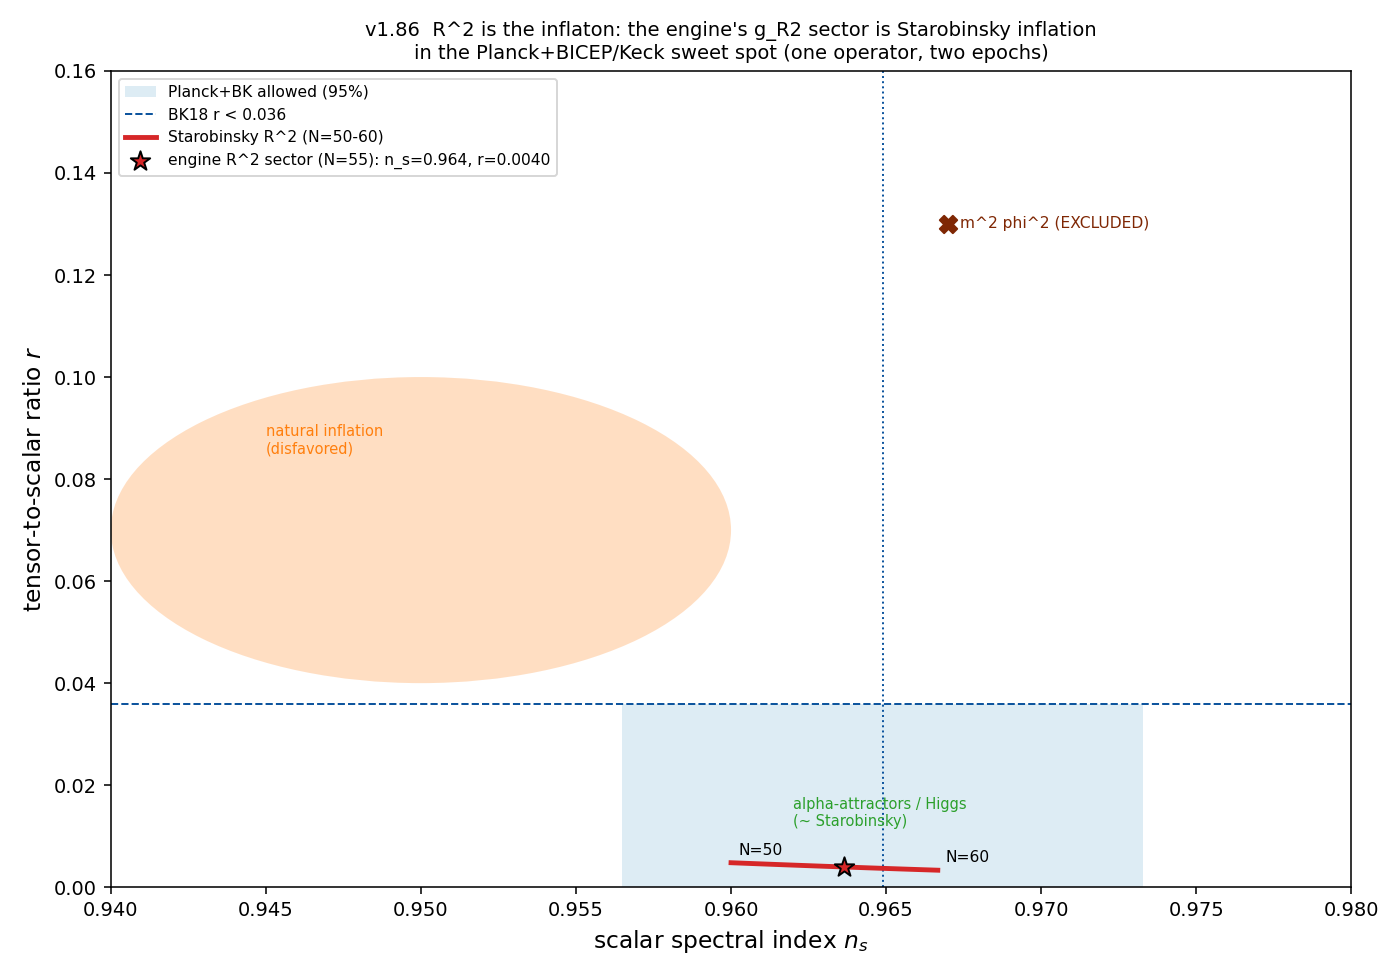

The Python source for this figure:
"""v1.86 - R^2 is the inflaton: the engine's g_R2 sector as Starobinsky inflation.

The SAME R^2 operator the engine uses as a dark-energy-scale scalaron (low cutoff
-> sub-mm fifth force, v1.77) is, at a HIGH cutoff (scalaron mass M ~ 3e13 GeV fixed
by the Planck amplitude A_s), the Starobinsky inflaton -- the observationally
favored single-field model. We plot the Starobinsky (n_s, r) prediction (N=50-60)
against the Planck 2018 + BICEP/Keck 2021 allowed region and the excluded classic
models, and state the multi-scale story honestly.

Run on Vulcan:  python experiments/inflation.py
"""
import json
import sys

import numpy as np
import matplotlib
matplotlib.use("Agg")
import matplotlib.pyplot as plt
from matplotlib.patches import Ellipse

sys.path.insert(0, "src")

from itb.gravitational_observables import StarobinskyInflation
from itb.predict import FRAMEWORKS

# Planck 2018 + BICEP/Keck 2021 (approx): n_s = 0.9649 +/- 0.0042, r < 0.036 (95%)
NS_MEAS, NS_SIG = 0.9649, 0.0042
R_UPPER = 0.036


def main():
    Ns = np.arange(50, 61)
    staro = [(1 - 2.0 / N, 12.0 / N ** 2) for N in Ns]
    ns55, r55 = StarobinskyInflation(55).n_s(), StarobinskyInflation(55).r()

    # consistency with Planck + BK
    ns_ok = abs(ns55 - NS_MEAS) < 2 * NS_SIG
    r_ok = r55 < R_UPPER
    consistent = ns_ok and r_ok

    # every consistent framework has g_R2 > 0 -> R^2 inflation viable
    viable = {name: StarobinskyInflation().viable(fw.encode())
              for name, fw in FRAMEWORKS.items()}
    n_viable = sum(viable.values())

    # ---- n_s - r plane ----
    fig, ax = plt.subplots(figsize=(10, 7))
    # Planck+BK allowed region (approx 95%): n_s band, r below upper limit
    ax.axhspan(0, R_UPPER, xmin=0, xmax=1, color="#cfe8cf", alpha=0.0)  # placeholder
    from matplotlib.patches import Rectangle
    ax.add_patch(Rectangle((NS_MEAS - 2 * NS_SIG, 0.0), 4 * NS_SIG, R_UPPER,
                           facecolor="#9ecae1", alpha=0.35,
                           label="Planck+BK allowed (95%)"))
    ax.axvline(NS_MEAS, color="#08519c", ls=":", lw=1)
    ax.axhline(R_UPPER, color="#08519c", ls="--", lw=1, label="BK18 r < 0.036")

    # Starobinsky line (N=50-60)
    sx = [s[0] for s in staro]; sy = [s[1] for s in staro]
    ax.plot(sx, sy, "-", color="#d62728", lw=2.5, zorder=5,
            label="Starobinsky R^2 (N=50-60)")
    ax.scatter([ns55], [r55], s=110, color="#d62728", edgecolor="black", zorder=6,
               marker="*", label=f"engine R^2 sector (N=55): n_s={ns55:.3f}, r={r55:.4f}")
    for N in (50, 60):
        ax.annotate(f"N={N}", (1 - 2.0 / N, 12.0 / N ** 2),
                    textcoords="offset points", xytext=(4, 4), fontsize=8)

    # excluded / contrast models
    ax.scatter([0.967], [0.13], s=80, color="#7f2704", marker="X", zorder=5)
    ax.annotate("m^2 phi^2 (EXCLUDED)", (0.967, 0.13), textcoords="offset points",
                xytext=(6, -2), fontsize=8, color="#7f2704")
    ax.add_patch(Ellipse((0.95, 0.07), 0.02, 0.06, facecolor="#ff7f0e", alpha=0.25))
    ax.annotate("natural inflation\n(disfavored)", (0.945, 0.085), fontsize=7.5,
                color="#ff7f0e")
    ax.annotate("alpha-attractors / Higgs\n(~ Starobinsky)", (0.962, 0.012),
                fontsize=7.5, color="#2ca02c")

    ax.set_xlabel(r"scalar spectral index $n_s$", fontsize=12)
    ax.set_ylabel(r"tensor-to-scalar ratio $r$", fontsize=12)
    ax.set_xlim(0.94, 0.98); ax.set_ylim(0, 0.16)
    ax.set_title("v1.86  R^2 is the inflaton: the engine's g_R2 sector is "
                 "Starobinsky inflation\nin the Planck+BICEP/Keck sweet spot "
                 "(one operator, two epochs)", fontsize=10)
    ax.legend(fontsize=8, loc="upper left")
    fig.tight_layout()
    png = "/tmp/inflation.png"
    fig.savefig(png, dpi=140)

    summary = {
        "starobinsky_N55": {"n_s": round(ns55, 4), "r": round(r55, 5)},
        "starobinsky_N_range_50_60": {"n_s": [round(s[0], 4) for s in staro][::5],
                                      "r": [round(s[1], 5) for s in staro][::5]},
        "planck_bk": {"n_s": f"{NS_MEAS} +/- {NS_SIG}", "r_upper_95": R_UPPER},
        "consistent_with_data": bool(consistent),
        "n_s_within_2sigma": bool(ns_ok), "r_below_upper": bool(r_ok),
        "frameworks_inflation_viable_gR2_positive": f"{n_viable}/{len(FRAMEWORKS)}",
        "multi_scale_story": "The same dimensionless R^2 coefficient g_R2 gives (a) "
            "Starobinsky inflation at a HIGH cutoff (scalaron mass ~3e13 GeV, fixed by "
            "A_s) and (b) the dark-energy-scale scalaron / sub-mm fifth force at a LOW "
            "cutoff (~meV). One operator, two epochs -- but a single real theory picks "
            "ONE scale; the engine's g_R2 is the common dimensionless coefficient.",
        "honest_caveat": "n_s and r are set by N (e-folds / plateau geometry), NOT by "
            "the dimensionless g_R2. The robust content: a POSITIVE R^2 term (g_R2>0, "
            "which every consistent framework has) gives the plateau potential -> the "
            "Planck sweet spot. R^2 inflation is the/among the best-fit models.",
        "citations": ["Starobinsky 1980 PLB 98,171", "Planck 2018 Akrami et al A&A 641,A6",
                      "BICEP/Keck 2021 Ade et al PRL 127,261802"],
        "png": png,
    }
    print(json.dumps(summary, indent=2))


if __name__ == "__main__":
    main()
